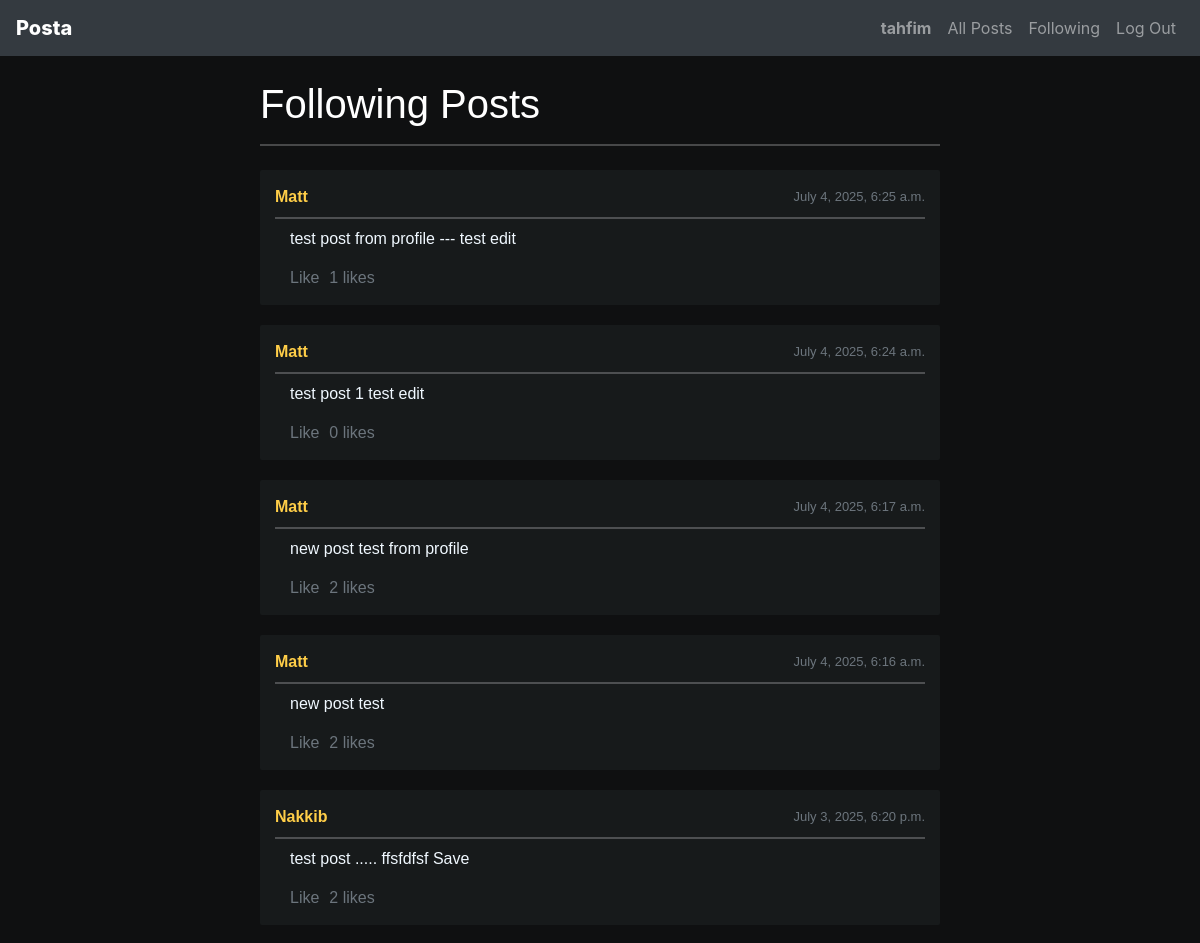
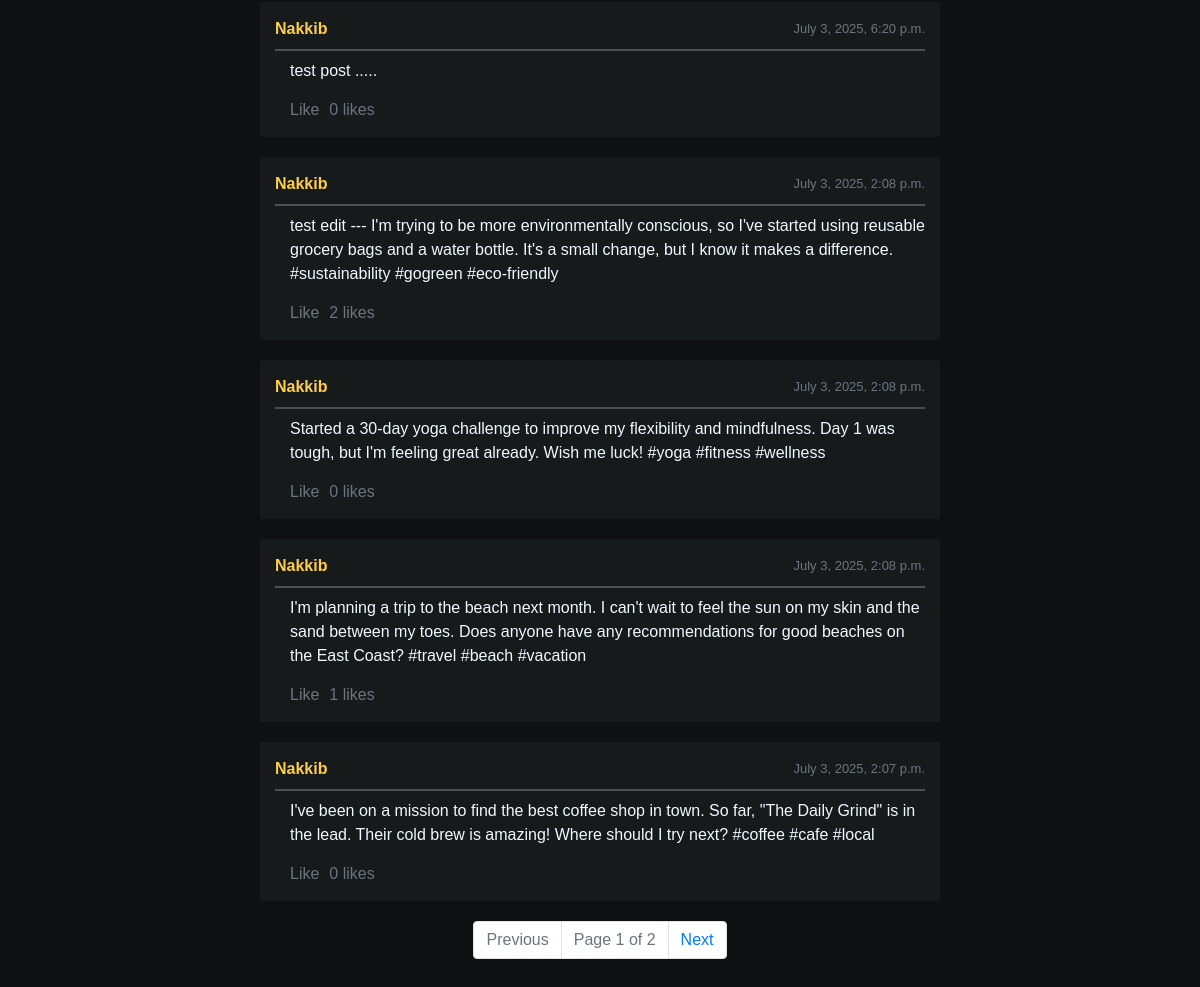
The app's page /following_posts/ (signed in) with its own data (2 pictures, top to bottom).
### network/models.py (models this page shows, shortened)
class User(AbstractUser):
    followers = models.ManyToManyField(
        "self",
        related_name="following",
        symmetrical=False,
        blank=True,
    )

class Post(models.Model):
    user = models.ForeignKey(User, on_delete=models.CASCADE, related_name="posts")
    content = models.TextField()
    timestamp = models.DateTimeField(auto_now_add=True)
    like_count = models.PositiveIntegerField(default=0)
    liked_by = models.ManyToManyField(
        User,
        related_name="liked_posts",
        blank=True,
    )

### network/views.py (the view)
# urls.py: path("following_posts/", views.following_posts, name="following_posts"),
@login_required
def following_posts(request):
    following_posts = Post.objects.filter(user__in=request.user.following.all()).order_by("-timestamp")
    paginator = Paginator(following_posts, 10)  #10 post per page
    page_number = request.GET.get('page', 1)
    page_obj = paginator.get_page(page_number)
    return render(request, "network/index.html", {
        "index_title" : "Following Posts",
        "posts": page_obj,
    })

### network/templates/network/index.html (shortened to what this page needs)
{% extends "network/layout.html" %}
{% load static %}
{% block body %}
    <h1 id="index_title"> {{ index_title }} </h1> <hr>
    <div id="posts-container" class="mt-4">
        {% for post in posts %}
        <div class="post">
            <div class="post-header">
                        <a href="{% url 'profile' post.user.username %}"> <strong>{{ post.user.username|title }}</strong> </a>
                        <span class="text-muted float-end" style="font-size: small;">
                            {{ post.timestamp }}</span>
                    </div>
                    <hr class="my-2 hr">
                    <div class="post-content">
                        {{ post.content }}
                    </div>
                    <div class="post-actions">
                        {% if request.user.is_authenticated %}
                        <a class="like_button text-muted " data-postid="{{ post.id }}">Like</a>
                        {% endif %}
                        <span class="text-muted " id="like_count_{{ post.id }}"> {{ post.like_count }} likes</span>
                    </div>
            </div>
        {% empty %}
            <p>No posts available.</p>
        {% endfor %}
    </div>
<nav aria-label="Page navigation">
    <ul class="pagination justify-content-center">
        {% if posts.has_previous %}
            <li class="page-item">
                <a class="page-link" href="?page={{ posts.previous_page_number }}">Previous</a>
            </li>
        {% else %}
            <li class="page-item disabled">
                <a class="page-link" href="#" tabindex="-1" aria-disabled="true">Previous</a>
            </li>
        {% endif %}
        <li class="page-item disabled">
            <a class="page-link" href="#">Page {{ posts.number }} of {{ posts.paginator.num_pages }}</a>
        </li>
        {% if posts.has_next %}
            <li class="page-item">
                <a class="page-link" href="?page={{ posts.next_page_number }}">Next</a>
            </li>
        {% else %}
            <li class="page-item disabled">
                <a class="page-link" href="#" tabindex="-1" aria-disabled="true">Next</a>
            </li>
        {% endif %}
    </ul>
</nav>
{% endblock %}

### network/templates/network/layout.html (shortened to what this page needs)
{% load static %}
<!DOCTYPE html>
<html lang="en">
    <head>
        <link rel="stylesheet" href="https://stackpath.bootstrapcdn.com/bootstrap/4.4.1/css/bootstrap.min.css">
        <link href="{% static 'network/styles.css' %}" rel="stylesheet">
    </head>
    <body>
        <nav id="menu-bar" class="navbar navbar-expand-lg navbar-dark bg-dark fixed-top">
            <a class="navbar-brand" href="/" style="font-weight: 800;">Posta</a>
            <div class="collapse navbar-collapse" id="navbarNavDropdown">
                <ul class="navbar-nav ml-auto">
                    {% if request.user.is_authenticated %}
                        <li class="nav-item">
                            <a class="nav-link" href="{% url 'profile' request.user.username %}"><strong>{{ request.user.username }}</strong></a>
                        </li>
                    {% endif %}
                    <li class="nav-item">
                        <a id="all-posts" class="nav-link" href="{% url 'index' %}">All Posts</a>
                    </li>
                    {% if request.user.is_authenticated %}
                        <li class="nav-item">
                            <a class="nav-link" id="following-posts" href="{% url 'following_posts' %}">Following</a>
                        </li>
                        <li class="nav-item">
                            <a class="nav-link" href="{% url 'logout' %}">Log Out</a>
                        </li>
                    {% endif %}
                </ul>
            </div>
        </nav>
        <div class="body">
            {% block body %}
            {% endblock %}
        </div>
    </body>
</html>

### network/static/network/styles.css (style rules this page uses)
body, html { background-color: #0f1011; color: #ffffff; }
.body { padding: 20px; font-family: Verdana, Geneva, Tahoma, sans-serif; font-weight: 500; background-color: #0f1011; padding-top: 80px }
@media screen and (min-width: 1000px) { .body { width: 60%; margin: 0 auto; } }
.post { background-color: #171a1b; border-radius: 2px; padding: 15px; margin-bottom: 20px; }
.post-content { font-size: 16px; line-height: 1.5; margin-left: 15px; color: aliceblue; }
.post-header { display: flex; justify-content: space-between; align-items: center; }
hr { border: none; border-top: 2px solid #dfe1e544; }
#following-posts { cursor: pointer; }
.post-header a { text-decoration: none; color: #ffce48; }
.post-actions { display: flex; margin-left: 15px; margin-top: 15px; }
.like_button { color: #80acf1; cursor: pointer; margin-right: 10px; text-decoration: underline; }
body { color: #ffffff; }

### records on screen
User: user.username "tahfim"
Post: user.username "Matt", timestamp "July 4, 2025, 6:25 a.m.", content "test post from profile --- test edit", like_count "1"
Post: user.username "Matt", timestamp "July 4, 2025, 6:24 a.m.", content "test post 1 test edit", like_count "0"
Post: user.username "Matt", timestamp "July 4, 2025, 6:17 a.m.", content "new post test from profile", like_count "2"
Post: user.username "Matt", timestamp "July 4, 2025, 6:16 a.m.", content "new post test", like_count "2"
Post: user.username "Nakkib", timestamp "July 3, 2025, 6:20 p.m.", content "test post ..... ffsfdfsf Save", like_count "2"
Post: user.username "Nakkib", timestamp "July 3, 2025, 6:20 p.m.", content "test post .....", like_count "0"
Post: user.username "Nakkib", timestamp "July 3, 2025, 2:08 p.m.", content "test edit --- I'm trying to be more environmentally conscious, so I've started using reusable grocery bags and a water bottle. It's a small change, but I know it makes a difference. #sustainability #gogreen #eco-friendly", like_count "2"
Post: user.username "Nakkib", timestamp "July 3, 2025, 2:08 p.m.", content "Started a 30-day yoga challenge to improve my flexibility and mindfulness. Day 1 was tough, but I'm feeling great already. Wish me luck! #yoga #fitness #wellness", like_count "0"
Post: user.username "Nakkib", timestamp "July 3, 2025, 2:08 p.m.", content "I'm planning a trip to the beach next month. I can't wait to feel the sun on my skin and the sand between my toes. Does anyone have any recommendations for good beaches on the East Coast? #travel #beach #vacation", like_count "1"
Post: user.username "Nakkib", timestamp "July 3, 2025, 2:07 p.m.", content "I've been on a mission to find the best coffee shop in town. So far, \"The Daily Grind\" is in the lead. Their cold brew is amazing! Where should I try next? #coffee #cafe #local", like_count "0"

### other values on screen
{{ index_title }} "Following Posts"
{{ posts.number }} "1"
{{ posts.paginator.num_pages }} "2"
